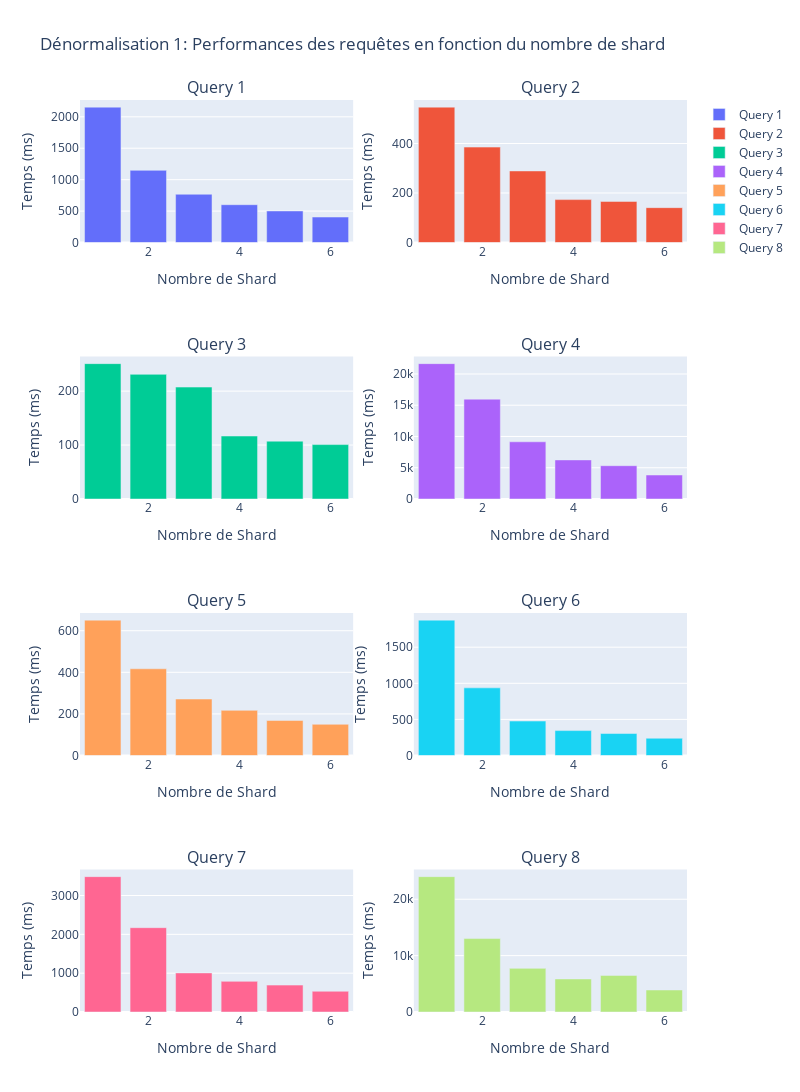

Notebook cell for this chart:
### Code cell
# Make figure with subplots

# fig = go.Figure()

import math;

fig = make_subplots(rows=4, cols=2, subplot_titles=['Query 1', 'Query 2', 'Query 3', 'Query 4', 'Query 5', 'Query 6', 'Query 7', 'Query 8'])

x = ["S1", "S2", "S3", "S4", "S5", "S6"]
x = [1,2,3,4,5,6]
# Add bar traces to subplot (1, 1)
for i in range(8):
    leg = "Query " + str(i+1)
    fig.add_trace(
        go.Bar(x=x, y= query[i+1][1], name=leg), 
        1+math.floor(i/2), 1+i%2)

for i in range(8):
    fig.update_xaxes(title_text="Nombre de Shard", row=1+math.floor(i/2), col=1+i%2)
    fig.update_yaxes(title_text="Temps (ms)", row=1+math.floor(i/2), col=1+i%2)

fig.update_layout(
    title_text='Dénormalisation 1: Performances des requêtes en fonction du nombre de shard',  # title of plot
    height = 1200,
    width = 800
)

### Figure 1 — Plotly figure (JSON) as saved in the notebook; plotly's stock layout.template omitted (floating-point values rounded to 4 significant figures)
{"data": [{"name": "Query 1", "type": "bar", "x": [1, 2, 3, 4, 5, 6], "xaxis": "x", "y": [2154, 1148.0, 767.9, 601.5, 501.9, 405.1], "yaxis": "y"}, {"name": "Query 2", "type": "bar", "x": [1, 2, 3, 4, 5, 6], "xaxis": "x2", "y": [547, 385.4, 289.1, 173.2, 166, 140.8], "yaxis": "y2"}, {"name": "Query 3", "type": "bar", "x": [1, 2, 3, 4, 5, 6], "xaxis": "x3", "y": [251, 231.1, 207.5, 116.8, 107.2, 100.9], "yaxis": "y3"}, {"name": "Query 4", "type": "bar", "x": [1, 2, 3, 4, 5, 6], "xaxis": "x4", "y": [21654, 15970.0, 9152.0, 6251.0, 5328.0, 3838.0], "yaxis": "y4"}, {"name": "Query 5", "type": "bar", "x": [1, 2, 3, 4, 5, 6], "xaxis": "x5", "y": [651, 417, 271.6, 217.1, 168.4, 150], "yaxis": "y5"}, {"name": "Query 6", "type": "bar", "x": [1, 2, 3, 4, 5, 6], "xaxis": "x6", "y": [1875, 936.8, 477.2, 345, 304.2, 238.8], "yaxis": "y6"}, {"name": "Query 7", "type": "bar", "x": [1, 2, 3, 4, 5, 6], "xaxis": "x7", "y": [3487, 2172, 1006.0, 789.5, 692.6, 533.9], "yaxis": "y7"}, {"name": "Query 8", "type": "bar", "x": [1, 2, 3, 4, 5, 6], "xaxis": "x8", "y": [24013, 13030.0, 7739, 5865, 6493, 3904], "yaxis": "y8"}], "layout": {"annotations": [{"font": {"size": 16}, "showarrow": false, "text": "Query 1", "x": 0.225, "xanchor": "center", "xref": "paper", "y": 1, "yanchor": "bottom", "yref": "paper"}, {"font": {"size": 16}, "showarrow": false, "text": "Query 2", "x": 0.775, "xanchor": "center", "xref": "paper", "y": 1, "yanchor": "bottom", "yref": "paper"}, {"font": {"size": 16}, "showarrow": false, "text": "Query 3", "x": 0.225, "xanchor": "center", "xref": "paper", "y": 0.7188, "yanchor": "bottom", "yref": "paper"}, {"font": {"size": 16}, "showarrow": false, "text": "Query 4", "x": 0.775, "xanchor": "center", "xref": "paper", "y": 0.7188, "yanchor": "bottom", "yref": "paper"}, {"font": {"size": 16}, "showarrow": false, "text": "Query 5", "x": 0.225, "xanchor": "center", "xref": "paper", "y": 0.4375, "yanchor": "bottom", "yref": "paper"}, {"font": {"size": 16}, "showarrow": false, "text": "Query 6", "x": 0.775, "xanchor": "center", "xref": "paper", "y": 0.4375, "yanchor": "bottom", "yref": "paper"}, {"font": {"size": 16}, "showarrow": false, "text": "Query 7", "x": 0.225, "xanchor": "center", "xref": "paper", "y": 0.1562, "yanchor": "bottom", "yref": "paper"}, {"font": {"size": 16}, "showarrow": false, "text": "Query 8", "x": 0.775, "xanchor": "center", "xref": "paper", "y": 0.1562, "yanchor": "bottom", "yref": "paper"}], "height": 1200, "title": {"text": "Dénormalisation 1: Performances des requêtes en fonction du nombre de shard"}, "width": 800, "xaxis": {"anchor": "y", "domain": [0, 0.45], "title": {"text": "Nombre de Shard"}}, "xaxis2": {"anchor": "y2", "domain": [0.55, 1], "title": {"text": "Nombre de Shard"}}, "xaxis3": {"anchor": "y3", "domain": [0, 0.45], "title": {"text": "Nombre de Shard"}}, "xaxis4": {"anchor": "y4", "domain": [0.55, 1], "title": {"text": "Nombre de Shard"}}, "xaxis5": {"anchor": "y5", "domain": [0, 0.45], "title": {"text": "Nombre de Shard"}}, "xaxis6": {"anchor": "y6", "domain": [0.55, 1], "title": {"text": "Nombre de Shard"}}, "xaxis7": {"anchor": "y7", "domain": [0, 0.45], "title": {"text": "Nombre de Shard"}}, "xaxis8": {"anchor": "y8", "domain": [0.55, 1], "title": {"text": "Nombre de Shard"}}, "yaxis": {"anchor": "x", "domain": [0.8438, 1], "title": {"text": "Temps (ms)"}}, "yaxis2": {"anchor": "x2", "domain": [0.8438, 1], "title": {"text": "Temps (ms)"}}, "yaxis3": {"anchor": "x3", "domain": [0.5625, 0.7188], "title": {"text": "Temps (ms)"}}, "yaxis4": {"anchor": "x4", "domain": [0.5625, 0.7188], "title": {"text": "Temps (ms)"}}, "yaxis5": {"anchor": "x5", "domain": [0.2812, 0.4375], "title": {"text": "Temps (ms)"}}, "yaxis6": {"anchor": "x6", "domain": [0.2812, 0.4375], "title": {"text": "Temps (ms)"}}, "yaxis7": {"anchor": "x7", "domain": [0, 0.1562], "title": {"text": "Temps (ms)"}}, "yaxis8": {"anchor": "x8", "domain": [0, 0.1562], "title": {"text": "Temps (ms)"}}}}
